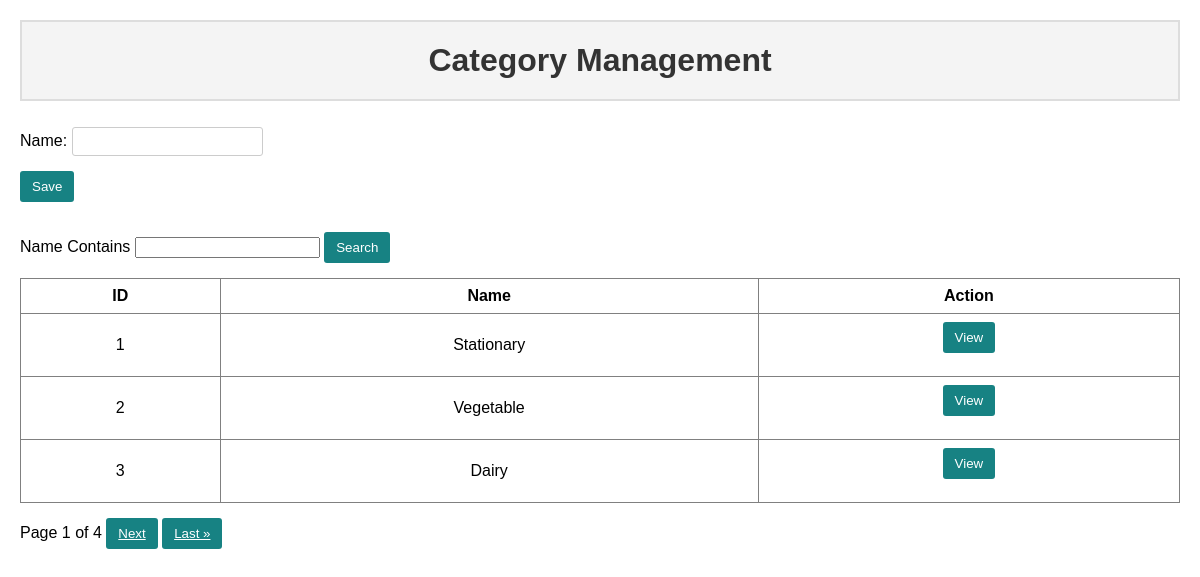
Page /app/category/ on the committed database.
### app/models.py (models this page shows, shortened)
class category(models.Model):
    name = models.CharField(max_length = 20)

### app/views.py (the view)
# urls.py: path('category/', views.category_view),
def category_view(request) :
    page_number = request.GET.get('page')
    filter = CategoryFilter(request.GET, queryset=category.objects.all())
    categories = filter.qs
    paginator = Paginator(categories, 3)
    page = paginator.get_page(page_number)
    if request.method == 'POST':
        form = CategoryForm(request.POST)
        if form.is_valid():
            form.save()
    else:
        form = CategoryForm()
    context = {'form':form, 'page':page}
    return render(request, 'category.html', context)

### app/forms.py
class CategoryForm(forms.ModelForm):
    class Meta:
        model = category
        fields = '__all__'

### app/templates/category.html (shortened to what this page needs)
<html>
<head>
</head>
<body>
<h1>Category Management</h1>
<form method="POST">
    {{form}}
    <input type="submit" value="Save">
</form>
<label>Name Contains</label>
<input/>
<button>Search</button>
<table border="1">
<tr>
<th>ID</th>
<th>Name</th>
<th>Action</th>
</tr>
{% for category in page %}
<tr>
    <td>{{category.id}}</td>
    <td>{{category.name}}</td>
    <td><button>View</button></td>
</tr>
{% endfor %}
</table>
<div class="pagination">
    Page {{ page.number }} of {{ page.paginator.num_pages }}
    {% if page.has_next %}
        <button><a href="?page={{ page.next_page_number }}">Next</a></button>
        <button><a href="?page={{ page.paginator.num_pages }}">Last &raquo;</a></button>
    {% endif %}
</div>
</body>
</html>

### app/templates/category.html (style rules this page uses)
body { font-family: Arial, sans-serif; margin: 20px; }
h1 { text-align: center; background-color: #f4f4f4; border: 2px solid #ddd; padding: 20px; color: #333; }
form, label, input, button, table { margin-bottom: 15px; }
input[type="submit"], button { background-color: #178283; color: white; padding: 8px 12px; border: none; border-radius: 3px; cursor: pointer; }
input[type="text"] { padding: 6px; margin-top: 5px; border: 1px solid #ccc; border-radius: 3px; }
table { width: 100%; border-collapse: collapse; }
th, td { padding: 8px; text-align: center; }
.pagination a { color: white; }

### rows in the picture
category: id "1", name "Stationary"
category: id "2", name "Vegetable"
category: id "3", name "Dairy"

### other values in the picture
{{ page.number }} "1"
{{ page.paginator.num_pages }} "4"
